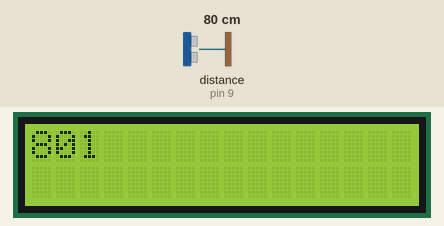
Recording of a sketch running on a simulated Arduino Uno, built with avr-gcc and run on an emulated ATmega328P. Parts: 16×2 character LCD. Wiring (inferred from the names in the program): ultrasonic range finder: trigger pin 8; echo pin 9. Inputs (shaded band) come from the test bench; at power-on: distance to the obstacle (sensor on pin 9) 80 cm. The echo pulse lasts 58.3 µs per cm.

Above: at 1.2 s.
1.3 s: distance to the obstacle (sensor on pin 9) set to 2 cm
At 2.7 s:
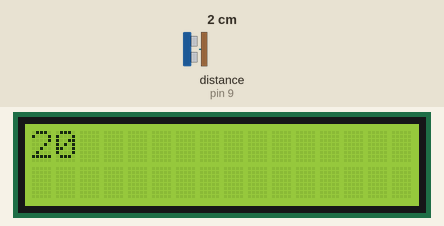
3.6 s: distance to the obstacle (sensor on pin 9) set to 4 cm
At 4.9 s:
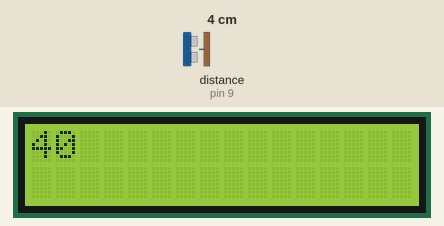
5.8 s: distance to the obstacle (sensor on pin 9) set to 250 cm
At 7.5 s:
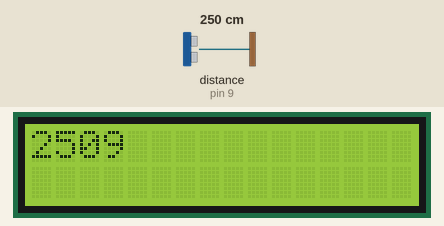
Timing chart, 0 to 9.0 s (numbered marks = the images above; inputs shaded):
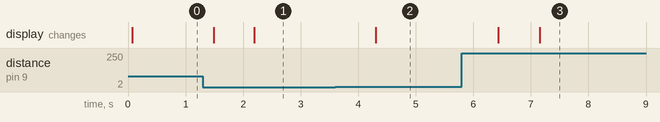

The sketch:

lcd_distance.ino
```cpp
#include <LiquidCrystal.h>
// initialize the library with the numbers of the interface pins
LiquidCrystal lcd(12, 11, 5, 4, 3, 2);
const int TriggerPin = 8; //Trig pin
const int EchoPin = 9; //Echo pin
long Duration = 0;

void setup(){
pinMode(TriggerPin,OUTPUT);//Trigger is an output pin
pinMode(EchoPin,INPUT); // Echo is an input pin
Serial.begin(9600); // Serial Output
lcd.begin(16, 2);
// Print a message to the LCD.
lcd.print("hello, world!");
}

void loop(){
 lcd.setCursor(0, 0);
digitalWrite(TriggerPin, LOW);
delayMicroseconds(2);
digitalWrite(TriggerPin, HIGH); // Trigger pin to HIGH
delayMicroseconds(10); // 10us high
digitalWrite(TriggerPin, LOW); // Trigger pin to HIGH
Duration = pulseIn(EchoPin,HIGH);
// Waits for the echo pin to get high
// returns the Duration in microseconds
long Distance_mm = Distance(Duration);
// Use function to calculate the distance
lcd.print("Distance");
lcd.setCursor(0, 1);
lcd.clear();
lcd.print(Distance_mm);
delay(700); // Wait to do next measurement

}

long Distance(long time)
{
// Calculates the Distance in mm
// ((time)*(Speed of sound))/ toward and backward of object) * 10
long DistanceCalc; // Calculation variable
DistanceCalc = ((time /2.9) / 2);
// Actual calculation in mm
//DistanceCalc = time / 74 / 2;
// Actual calculation in inches
return DistanceCalc;
// return calculated value
}
```

Measured:
- after the input at 1.3 s, the display: first changes after 0.19 s (image 1 shows a later state)
- after the input at 3.6 s, the display: changes after 0.71 s (image 2)
- after the input at 5.8 s, the display: first changes after 0.63 s (image 3 shows a later state)
